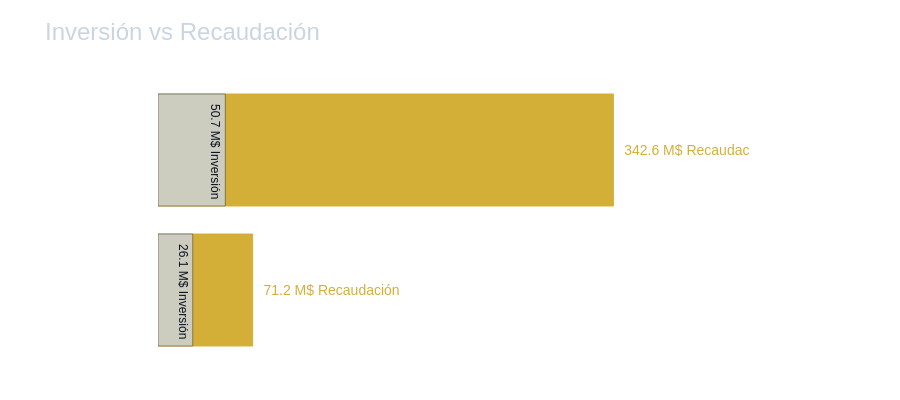

Notebook source saved alongside this figure:
### Code cell
# 
import plotly.graph_objects as go
import pandas as pd

# 1. PREPARACIÓN DE LOS DATOS (Calculamos las medias de tus dos DF)
datos_resumen = {
    'Grupo': ['Grandes Ganadores', 'Resto'],
    'Presupuesto': [big_ones['budget_M'].mean(), rest['budget_M'].mean()],
    'Recaudacion': [big_ones['revenue_M'].mean(), rest['revenue_M'].mean()]
}
df_conclusiones = pd.DataFrame(datos_resumen)

# --- CONFIGURACIÓN DE COLORES 'CINE ORBIT' ---
# Dorado para Ganadoras, Gris/Azulado para el Resto
paleta = ['#D4AF37', '#4A90D9'] 
 #paleta = ['#4A90D9', '#F5A623']

# --- CREACIÓN DEL GRÁFICO ---
fig = go.Figure()

# Barra de Recaudación (La más larga, va detrás)
fig.add_trace(go.Bar(
    y=df_conclusiones['Grupo'],
    x=df_conclusiones['Recaudacion'],
    name='Recaudación',
    orientation='h',
    marker=dict(color=paleta[0], line=dict(color=paleta[0], width=1)),
    hovertemplate='Recaudación: %{x:.1f} M$<extra></extra>',
    text=[f"  {v:.1f} M$ Recaudación" for v in df_conclusiones['Recaudacion']],
    textposition='outside',
    textfont=dict(color=paleta[0], size=14)
))

# Barra de Presupuesto (La más corta, se superpone delante)
fig.add_trace(go.Bar(
    y=df_conclusiones['Grupo'],
    x=df_conclusiones['Presupuesto'],
    name='Presupuesto',
    orientation='h',
    marker=dict(color='#cbd5e1', opacity=0.8), # Gris claro para que contraste
    hovertemplate='Inversión: %{x:.1f} M$<extra></extra>',
    text=[f" {v:.1f} M$ Inversión" for v in df_conclusiones['Presupuesto']],
    textposition='inside',
    textfont=dict(color='#0b1120', size=12) # Texto oscuro dentro de la barra clara
))

# --- AJUSTES DE DISEÑO PARA POWERPOINT (ORBIT) ---
fig.update_layout(
    barmode='overlay', # Superposición para ver cuánto "crece" la inversión
    template='plotly_dark',
    paper_bgcolor='rgba(0,0,0,0)', # Transparente para tu fondo azul oscuro
    plot_bgcolor='rgba(0,0,0,0)',
    font_family="Arial, sans-serif",
    title_text="Inversión vs Recaudación",
    title_font=dict(size=24, color='#cbd5e1'),
    margin=dict(l=150, r=150, t=80, b=40),
    xaxis=dict(
        showgrid=False, 
        zeroline=False, 
        showticklabels=False, 
        range=[0, df_conclusiones['Recaudacion'].max() * 1.3] # Espacio para el texto
    ),
    yaxis=dict(
        title=None, 
        tickfont=dict(size=16, color='white'),
        categoryorder='total ascending' # Pone los Ganadores arriba
    ),
    showlegend=False,
    height=400
)

fig.show()

### Figure 1 — Plotly figure (JSON) as saved in the notebook; plotly's stock layout.template omitted (floating-point values rounded to 4 significant figures)
{"data": [{"hovertemplate": "Recaudación: %{x:.1f} M$<extra></extra>", "marker": {"color": "#D4AF37", "line": {"color": "#D4AF37", "width": 1}}, "name": "Recaudación", "orientation": "h", "text": ["  342.6 M$ Recaudación", "  71.2 M$ Recaudación"], "textfont": {"color": "#D4AF37", "size": 14}, "textposition": "outside", "type": "bar", "x": [342.6, 71.23], "y": ["Grandes Ganadores", "Resto"]}, {"hovertemplate": "Inversión: %{x:.1f} M$<extra></extra>", "marker": {"color": "#cbd5e1", "opacity": 0.8}, "name": "Presupuesto", "orientation": "h", "text": [" 50.7 M$ Inversión", " 26.1 M$ Inversión"], "textfont": {"color": "#0b1120", "size": 12}, "textposition": "inside", "type": "bar", "x": [50.65, 26.15], "y": ["Grandes Ganadores", "Resto"]}], "layout": {"barmode": "overlay", "font": {"family": "Arial, sans-serif"}, "height": 400, "margin": {"b": 40, "l": 150, "r": 150, "t": 80}, "paper_bgcolor": "rgba(0,0,0,0)", "plot_bgcolor": "rgba(0,0,0,0)", "showlegend": false, "title": {"font": {"color": "#cbd5e1", "size": 24}, "text": "Inversión vs Recaudación"}, "xaxis": {"range": [0, 445.4], "showgrid": false, "showticklabels": false, "zeroline": false}, "yaxis": {"categoryorder": "total ascending", "tickfont": {"color": "white", "size": 16}, "title": {}}}}
